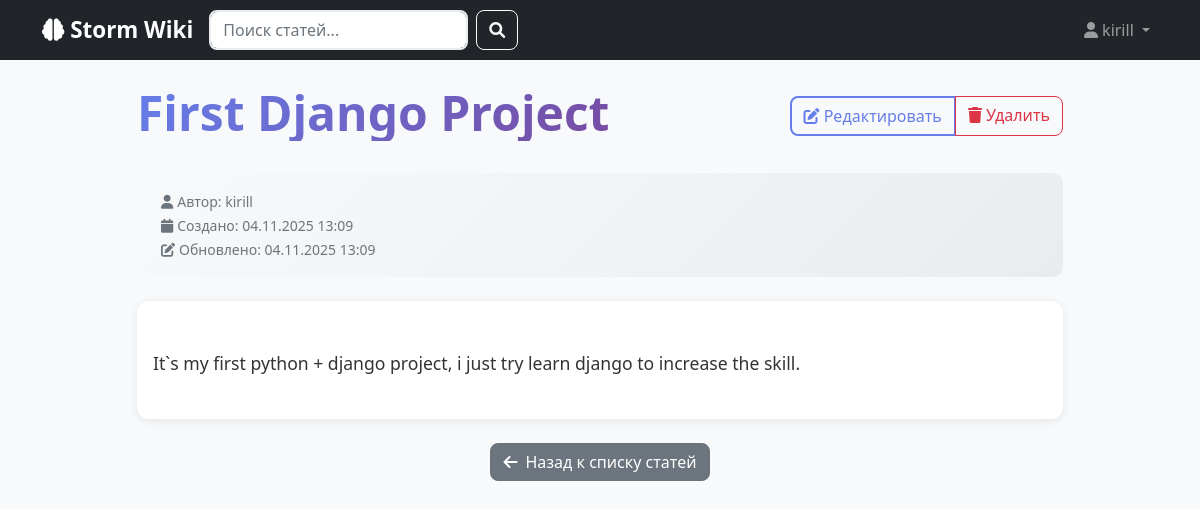
Screenshot of /article/2/ (signed in) with the database file from the repository.
### app/models.py (models this page shows, shortened)
class Article(models.Model):
    title = models.CharField(max_length=200, verbose_name='Заголовок')
    content = models.TextField(verbose_name='Содержание')
    tags = models.ManyToManyField(Tag, blank=True, verbose_name='Теги')
    author = models.ForeignKey(User, on_delete=models.CASCADE, verbose_name='Автор')
    created_at = models.DateTimeField(auto_now_add=True, verbose_name='Создано')
    updated_at = models.DateTimeField(auto_now=True, verbose_name='Обновлено')
    is_published = models.BooleanField(default=True, verbose_name='Опубликовано')
    class Meta:
        verbose_name = 'Статья'
        verbose_name_plural = 'Статьи'
        ordering = ['-updated_at']
        indexes = [
            models.Index(fields=['title']),
            models.Index(fields=['created_at']),
        ]

### app/views.py (the view)
# urls.py: path('article/<int:pk>/', views.article_detail, name='article_detail'),
def article_detail(request, pk):
    try:
        article = Article.objects.get(pk=pk)
        is_author = request.user.is_authenticated and article.author == request.user
        can_edit = is_author
        if not article.is_published and not is_author:
            raise Article.DoesNotExist
    except Article.DoesNotExist:
        messages.error(request, 'Статья не найдена или у вас нет прав для ее просмотра.')
        return redirect('article_list')
    similar_articles = Article.objects.filter(
        tags__in=article.tags.all(),
        is_published=True
    ).exclude(pk=article.pk).distinct()[:5]
    context = {
        'article': article,
        'similar_articles': similar_articles,
        'is_author': is_author,
        'can_edit': can_edit,
    }
    return render(request, 'article_detail.html', context)

### app/templates/article_detail.html (shortened to what this page needs)
{% extends 'index.html' %}
{% block content %}
<div class="row justify-content-center">
    <div class="col-lg-10">
        <div class="d-flex justify-content-between align-items-center mb-4">
            <h1 class="display-5 fw-bold text-gradient">{{ article.title }}</h1>
            {% if is_author %}
            <div class="btn-group">
                <a href="{% url 'article_edit' article.id %}" class="btn btn-outline-primary">
                    <i class="fas fa-edit"></i> Редактировать
                </a>
                <a href="{% url 'article_delete' article.id %}" class="btn btn-outline-danger">
                    <i class="fas fa-trash"></i> Удалить
                </a>
            </div>
            {% endif %}
        </div>
        <div class="article-meta">
            <div class="row align-items-center">
                <div class="col-md-6">
                    <small class="text-muted">
                        <i class="fas fa-user me-1"></i>Автор: {{ article.author.username }}<br>
                        <i class="fas fa-calendar me-1"></i>Создано: {{ article.created_at|date:"d.m.Y H:i" }}<br>
                        {% if article.created_at != article.updated_at %}
                        <i class="fas fa-edit me-1"></i>Обновлено: {{ article.updated_at|date:"d.m.Y H:i" }}
                        {% endif %}
                    </small>
                </div>
            </div>
        </div>
        <div class="card">
            <div class="card-body">
                <div class="article-content">
                    {{ article.content|linebreaks }}
                </div>
            </div>
        </div>
        <div class="mt-4 text-center">
            <a href="{% url 'my_articles' %}" class="btn btn-secondary">
                <i class="fas fa-arrow-left me-2"></i>Назад к списку статей
            </a>
        </div>
    </div>
</div>
{% endblock %}

### app/templates/index.html (shortened to what this page needs)
<!DOCTYPE html>
<html lang="ru">
<head>
    <link href="https://cdn.jsdelivr.net/npm/bootstrap@5.1.3/dist/css/bootstrap.min.css" rel="stylesheet">
    <link href="https://cdnjs.cloudflare.com/ajax/libs/font-awesome/6.0.0/css/all.min.css" rel="stylesheet">
</head>
<body>
    <nav class="navbar navbar-expand-lg navbar-dark bg-dark">
        <div class="container">
            <a class="navbar-brand" href="{% url 'article_list' %}">
                <i class="fas fa-brain"></i> Storm Wiki
            </a>
            <div class="d-flex search-box">
                <form method="get" action="{% url 'article_list' %}" class="d-flex w-100">
                    <input class="form-control me-2" type="search" name="q"
                           placeholder="Поиск статей..." value="{{ request.GET.q }}">
                    <button class="btn btn-outline-light" type="submit">
                        <i class="fas fa-search"></i>
                    </button>
                </form>
            </div>
            <div class="navbar-nav ms-auto">
                {% if user.is_authenticated %}
                <div class="nav-item dropdown">
                    <a class="nav-link dropdown-toggle" href="#" role="button" data-bs-toggle="dropdown">
                        <i class="fas fa-user"></i> {{ user.username }}
                    </a>
                </div>
                {% endif %}
            </div>
        </div>
    </nav>
    <div class="container mt-4 fade-in">
        {% block content %}
        {% endblock %}
    </div>
</body>
</html>

### app/templates/index.html (style rules this page uses)
.search-box { max-width: 400px; }
.navbar-brand { font-weight: 600; font-size: 1.4rem; }
.nav-link { font-weight: 500; transition: color 0.3s ease; }
.card { border: none; box-shadow: 0 2px 10px rgba(0,0,0,0.08); border-radius: 12px; }
.btn { border-radius: 8px; font-weight: 500; transition: all 0.3s ease; }
.btn-outline-primary { border: 2px solid #667eea; color: #667eea; }
.form-control, .form-select { border-radius: 8px; border: 2px solid #e9ecef; transition: all 0.3s ease; }
h1, h2, h3, h4, h5, h6 { color: #2c3e50; font-weight: 600; }
body { background-color: #f8f9fa; color: #495057; font-family: 'Segoe UI', Tahoma, Geneva, Verdana, sans-serif; }
a { text-decoration: none; transition: color 0.3s ease; }
.fade-in { animation: fadeIn 0.5s ease-out; }
.text-gradient { background: linear-gradient(135deg, #667eea 0%, #764ba2 100%); -webkit-background-clip: text; -webkit-text-fill-color: transparent; background-clip: text; }
.article-content { line-height: 1.7; font-size: 1.05rem; }

### app/templates/article_detail.html (style rules this page uses)
.article-content { line-height: 1.7; font-size: 1.1rem; color: #333; margin-top: 2rem; }
.article-content p { margin-bottom: 1.5rem; text-align: justify; }
.article-meta { background: linear-gradient(135deg, #f8f9fa 0%, #e9ecef 100%); padding: 1rem 1.5rem; border-radius: 10px; margin: 1.5rem 0; }

### rows the page displays
Article: title "First Django Project", author.username "kirill", created_at "04.11.2025 13:09", updated_at "04.11.2025 13:09", content "It`s my first python + django project, i just try learn django to increase the skill."

### other values shown
{{ user.username }} "kirill"
